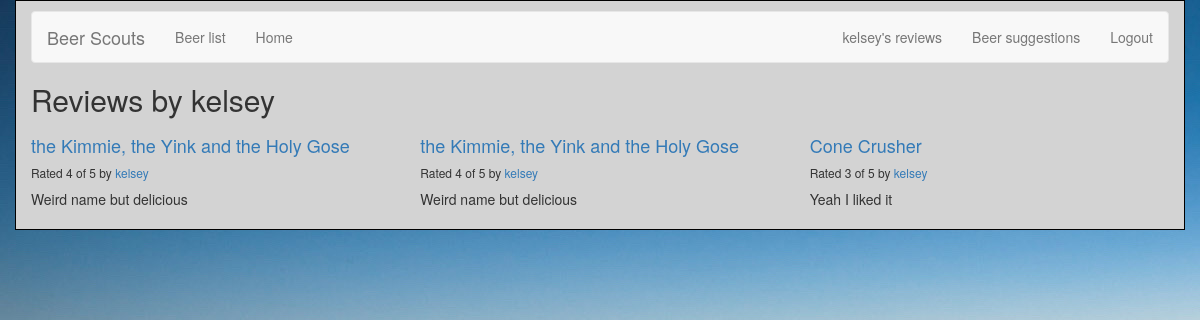
Before: /reviews/review/user/ (signed in) with the older database file.
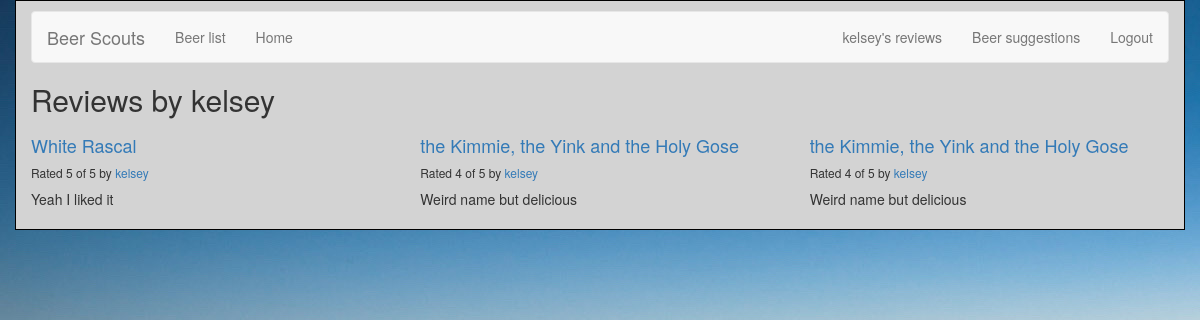
After: the same page with the newer database file.
### reviews/models.py (models this page shows, shortened)
class Review(models.Model):
    RATING_CHOICES = (
        (1, '1'),
        (2, '2'),
        (3, '3'),
        (4, '4'),
        (5, '5'),
    )
    beer = models.ForeignKey(Beer, on_delete=models.CASCADE,)
    pub_date = models.DateTimeField('date published')
    user_name = models.CharField(max_length=100)
    comment = models.CharField(max_length=200)
    rating = models.IntegerField(choices=RATING_CHOICES)

class Beer(models.Model):
    name = models.CharField(max_length=200)
    abv = models.CharField(max_length=200)
    ibu = models.CharField(max_length=200)
    style = models.CharField(max_length=200)
    ounces = models.CharField(max_length=200)

### reviews/views.py (the view)
# urls.py: re_path(r'^review/user/(?P<username>\w+)/$', views.user_review_list, name='user_review_list'),
def user_review_list(request, username=None):
    if not username:
        username = request.user.username
    latest_review_list = Review.objects.filter(user_name=username).order_by('-pub_date')
    context = {'latest_review_list':latest_review_list, 'username':username}
    return render(request, 'reviews/user_review_list.html', context)

### reviews/templates/reviews/user_review_list.html
{% extends 'reviews/review_list.html' %}
{% block title %}
<h2>Reviews by {{ username }}</h2>
{% endblock %}

### reviews/templates/reviews/review_list.html (shortened to what this page needs)
{% extends 'base.html' %}
  {% block content %}
  {% if latest_review_list %}
  <div class="row">
      {% for review in latest_review_list %}
      <div class="col-xs-6 col-lg-4">
          <h4><a href="{% url 'reviews:review_detail' review.id %}">
          {{ review.beer.name }}
          </a></h4>
          <h6>Rated {{ review.rating }} of 5 by <a href="{% url 'reviews:user_review_list' review.user_name %}" >{{ review.user_name }}</a></h6>
          <p>{{ review.comment }}</p>
      </div>
      {% endfor %}
  </div>
  {% else %}
  <p>No reviews are available.</p>
  {% endif %}
  {% endblock %}

Changed rows visible on the page:
changed Review "Yeah I liked it": beer.name "Cone Crusher" → "White Rascal"; rating "3" → "5"; moves up the list
